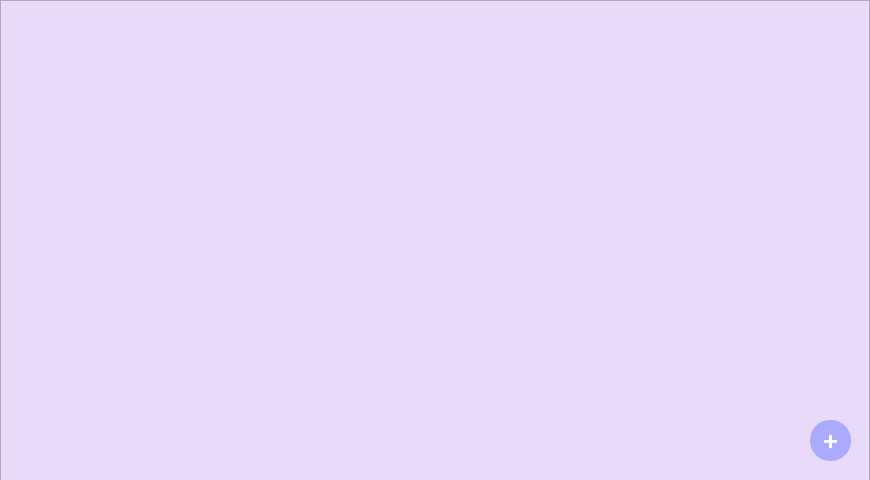
<?xml version="1.0" encoding="UTF-8"?>
<ui version="4.0">
 <class>Notes</class>
 <widget class="QWidget" name="Notes">
  <property name="geometry">
   <rect>
    <x>0</x>
    <y>0</y>
    <width>870</width>
    <height>480</height>
   </rect>
  </property>
  <property name="windowTitle">
   <string>Form</string>
  </property>
  <property name="styleSheet">
   <string notr="true">background-color: rgb(85, 170, 127);</string>
  </property>
  <widget class="QScrollArea" name="scrollArea">
   <property name="geometry">
    <rect>
     <x>0</x>
     <y>0</y>
     <width>870</width>
     <height>481</height>
    </rect>
   </property>
   <property name="styleSheet">
    <string notr="true">background-color: rgb(231, 219, 249);</string>
   </property>
   <property name="widgetResizable">
    <bool>true</bool>
   </property>
   <widget class="QWidget" name="scrollAreaWidgetContents">
    <property name="geometry">
     <rect>
      <x>0</x>
      <y>0</y>
      <width>868</width>
      <height>479</height>
     </rect>
    </property>
   </widget>
  </widget>
  <widget class="QPushButton" name="createNoteBut">
   <property name="geometry">
    <rect>
     <x>810</x>
     <y>420</y>
     <width>41</width>
     <height>41</height>
    </rect>
   </property>
   <property name="font">
    <font>
     <family>Yu Gothic</family>
     <pointsize>20</pointsize>
     <italic>false</italic>
     <bold>true</bold>
    </font>
   </property>
   <property name="cursor">
    <cursorShape>ArrowCursor</cursorShape>
   </property>
   <property name="styleSheet">
    <string notr="true">
QPushButton {
background-color: rgb(170, 170, 255);
color: rgb(255, 255, 255);
border-radius:  20px
}
QPushButton:hover {
	
	background-color: rgb(147, 147, 220);
}
QPushButton:pressed {
	
	background-color: rgb(119, 125, 199);
}</string>
   </property>
   <property name="text">
    <string>+</string>
   </property>
  </widget>
 </widget>
 <resources/>
 <connections/>
</ui>
